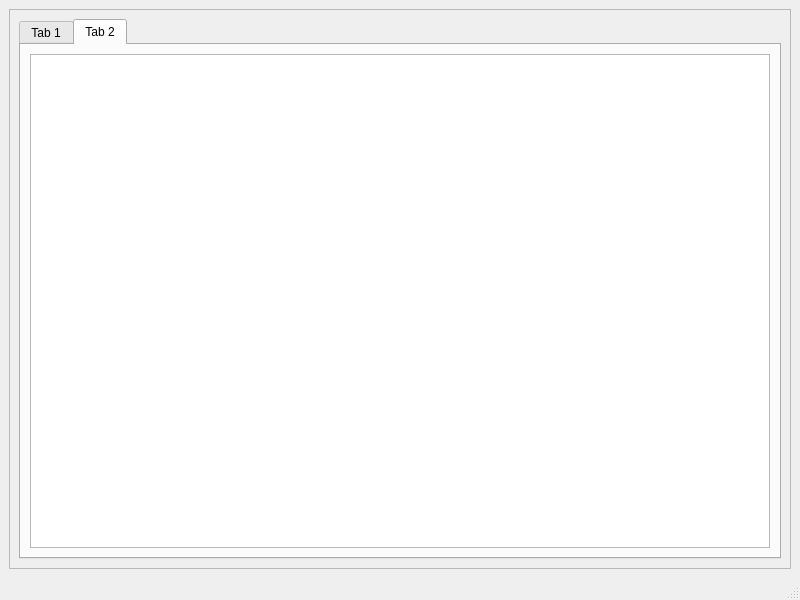
<?xml version="1.0" encoding="UTF-8"?>
<ui version="4.0">
 <class>MainWindow</class>
 <widget class="QMainWindow" name="MainWindow">
  <property name="geometry">
   <rect>
    <x>0</x>
    <y>0</y>
    <width>800</width>
    <height>600</height>
   </rect>
  </property>
  <property name="windowTitle">
   <string>MainWindow</string>
  </property>
  <widget class="QWidget" name="centralwidget">
   <layout class="QVBoxLayout" name="verticalLayout">
    <item>
     <widget class="QFrame" name="frame">
      <property name="frameShape">
       <enum>QFrame::StyledPanel</enum>
      </property>
      <property name="frameShadow">
       <enum>QFrame::Raised</enum>
      </property>
      <layout class="QVBoxLayout" name="verticalLayout_2">
       <item>
        <widget class="QTabWidget" name="tabWidget">
         <property name="currentIndex">
          <number>1</number>
         </property>
         <widget class="QWidget" name="tab">
          <attribute name="title">
           <string>Tab 1</string>
          </attribute>
          <layout class="QVBoxLayout" name="verticalLayout_3">
           <item>
            <widget class="QTableWidget" name="tableWidget"/>
           </item>
          </layout>
         </widget>
         <widget class="QWidget" name="tab_2">
          <attribute name="title">
           <string>Tab 2</string>
          </attribute>
          <layout class="QVBoxLayout" name="verticalLayout_4">
           <item>
            <widget class="QTableWidget" name="tableWidget_2"/>
           </item>
          </layout>
         </widget>
        </widget>
       </item>
      </layout>
     </widget>
    </item>
   </layout>
  </widget>
  <widget class="QMenuBar" name="menubar">
   <property name="geometry">
    <rect>
     <x>0</x>
     <y>0</y>
     <width>800</width>
     <height>21</height>
    </rect>
   </property>
  </widget>
  <widget class="QStatusBar" name="statusbar"/>
 </widget>
 <resources/>
 <connections/>
</ui>
